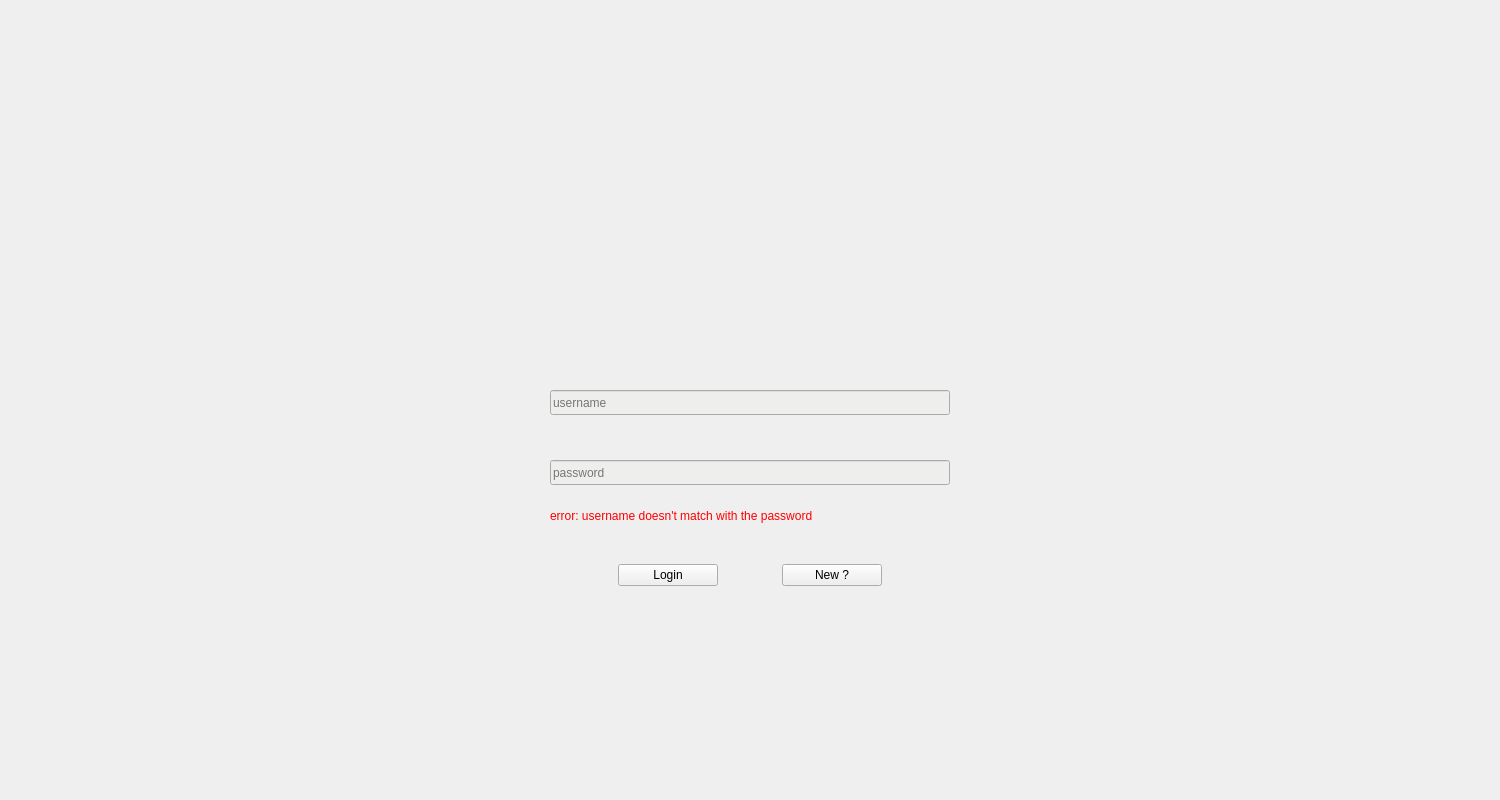
<?xml version="1.0" encoding="UTF-8"?>
<ui version="4.0">
 <class>LoginPage</class>
 <widget class="QWidget" name="LoginPage">
  <property name="geometry">
   <rect>
    <x>0</x>
    <y>0</y>
    <width>1500</width>
    <height>800</height>
   </rect>
  </property>
  <property name="windowTitle">
   <string>Form</string>
  </property>
  <property name="styleSheet">
   <string notr="true"/>
  </property>
  <widget class="QLabel" name="label">
   <property name="geometry">
    <rect>
     <x>520</x>
     <y>160</y>
     <width>471</width>
     <height>151</height>
    </rect>
   </property>
   <property name="text">
    <string/>
   </property>
   <property name="pixmap">
    <pixmap resource="../../../../../../test.qrc">:/babel/tek3/b-cpp-500-par-5-1-babel-aurele.auboin/client/assets/image/babel.png</pixmap>
   </property>
   <property name="scaledContents">
    <bool>true</bool>
   </property>
  </widget>
  <widget class="QLineEdit" name="username">
   <property name="geometry">
    <rect>
     <x>550</x>
     <y>390</y>
     <width>400</width>
     <height>25</height>
    </rect>
   </property>
   <property name="minimumSize">
    <size>
     <width>400</width>
     <height>0</height>
    </size>
   </property>
   <property name="maximumSize">
    <size>
     <width>400</width>
     <height>16777215</height>
    </size>
   </property>
   <property name="styleSheet">
    <string notr="true">background-color: rgb(238, 238, 236);</string>
   </property>
   <property name="placeholderText">
    <string>username</string>
   </property>
  </widget>
  <widget class="QLineEdit" name="password">
   <property name="geometry">
    <rect>
     <x>550</x>
     <y>460</y>
     <width>400</width>
     <height>25</height>
    </rect>
   </property>
   <property name="minimumSize">
    <size>
     <width>400</width>
     <height>0</height>
    </size>
   </property>
   <property name="maximumSize">
    <size>
     <width>400</width>
     <height>16777215</height>
    </size>
   </property>
   <property name="styleSheet">
    <string notr="true">background-color: rgb(238, 238, 236);</string>
   </property>
   <property name="placeholderText">
    <string>password</string>
   </property>
  </widget>
  <widget class="QWidget" name="layoutWidget">
   <property name="geometry">
    <rect>
     <x>560</x>
     <y>550</y>
     <width>381</width>
     <height>51</height>
    </rect>
   </property>
   <layout class="QHBoxLayout" name="horizontalLayout">
    <property name="rightMargin">
     <number>0</number>
    </property>
    <item>
     <widget class="QPushButton" name="login">
      <property name="maximumSize">
       <size>
        <width>100</width>
        <height>16777215</height>
       </size>
      </property>
      <property name="text">
       <string>Login</string>
      </property>
     </widget>
    </item>
    <item>
     <widget class="QPushButton" name="create">
      <property name="maximumSize">
       <size>
        <width>100</width>
        <height>16777215</height>
       </size>
      </property>
      <property name="text">
       <string>New ?</string>
      </property>
     </widget>
    </item>
   </layout>
  </widget>
  <widget class="QWidget" name="_errorTxt" native="true">
   <property name="geometry">
    <rect>
     <x>550</x>
     <y>490</y>
     <width>491</width>
     <height>51</height>
    </rect>
   </property>
   <layout class="QVBoxLayout" name="verticalLayout">
    <item>
     <widget class="QLabel" name="errorTxt">
      <property name="styleSheet">
       <string notr="true">color : red; </string>
      </property>
      <property name="text">
       <string>error: username doesn't match with the password</string>
      </property>
     </widget>
    </item>
   </layout>
  </widget>
 </widget>
 <resources>
  <include location="../../../../../../test.qrc"/>
 </resources>
 <connections/>
</ui>
